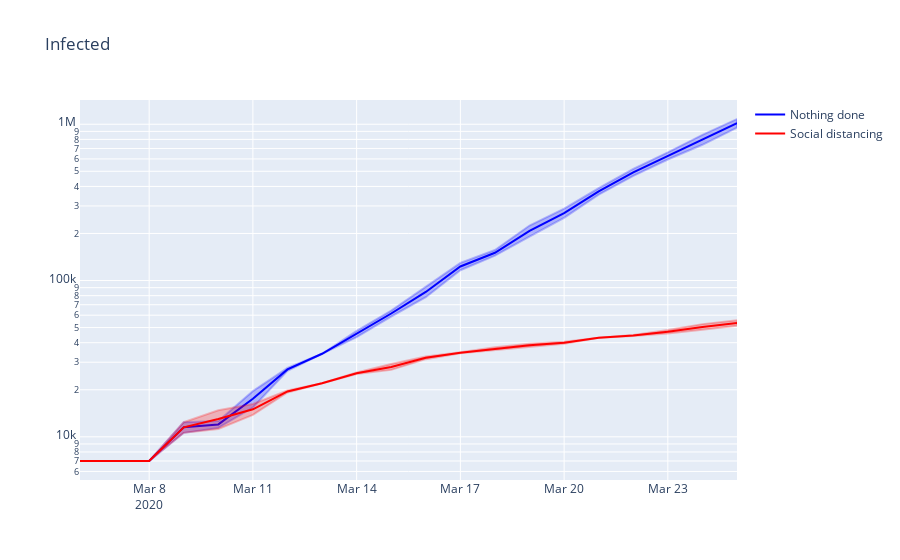

Here is the notebook cell this chart was saved with:
### Code cell
plot([
        (saved_stats.get_metric('infected'), 'Nothing done'),
        (stats_isolation.get_metric('infected'), 'Social distancing'),
    ], 'Infected', True, stop=90)
